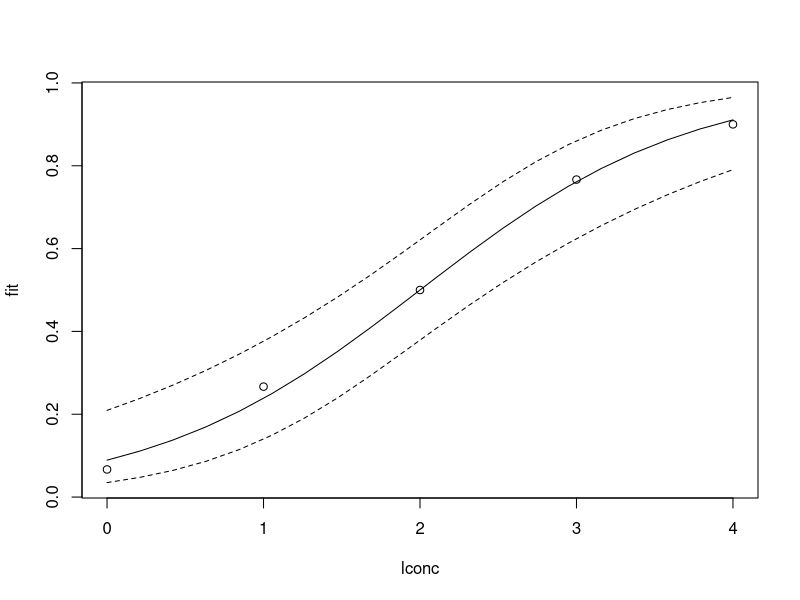

The R script that drew this image:
library(locfit)


### Name: plot.scb
### Title: Plot method for simultaneous confidence bands
### Aliases: plot.scb plot.scb.1d plot.scb.2d
### Keywords: methods

### ** Examples

# corrected confidence bands for a linear logistic model
data(insect)
fit <- scb(deaths ~ lconc, type=4, w=nins, data=insect,
           deg=1, family="binomial", kern="parm")
plot(fit)
